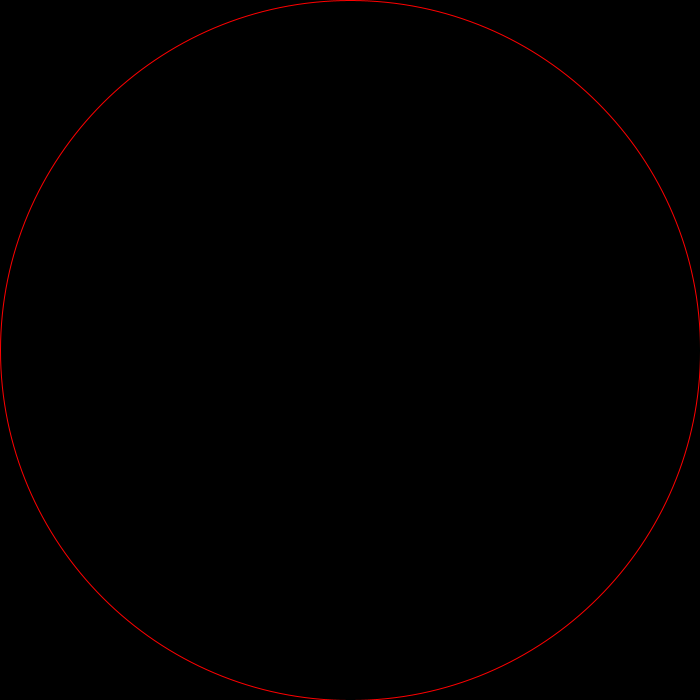
Frame 1 (no input)
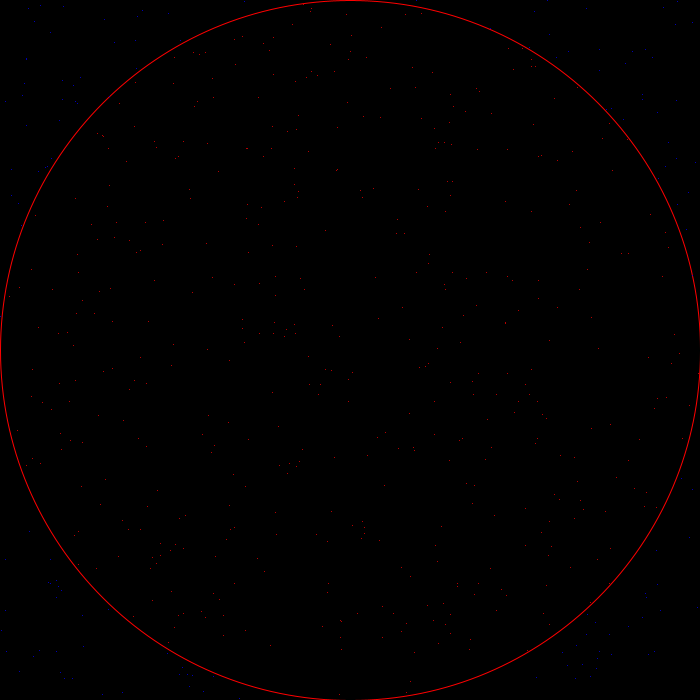
Frame 60 (the mouse pressed at the canvas centre just before this capture)
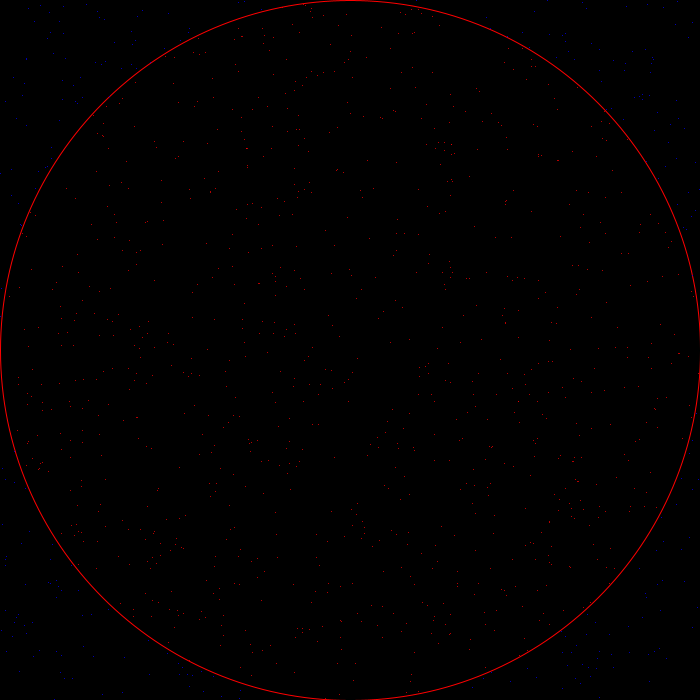
Frame 120 (the mouse held since frame 60 and released just before this capture)

The Processing sketch that drew these frames (run headless with seeded random() and noise(); from frame 60 on, the mouse is pressed at the canvas centre):

// Processing sketch: monteCarloThing
// ── monteCarloThing.pde
ArrayList<Integer> xcomponent;
ArrayList<Integer> ycomponent;

long numerator = 0;
long denominator = 0;
long iterations = 0;

void setup() {
  size(700,700);
  xcomponent = new ArrayList<Integer>();
  ycomponent = new ArrayList<Integer>();
}

void draw() {
  background(0);
  stroke(255,0,0);
  noFill();
  circle(width/2, height/2, 700);
  drawPoints();
  createPoint(10);
  calcPi();
  iterations++;
}

void createPoint(int limit) {
  int n = 0;
  while (n < limit) {
    int x = (int) random(0,width);
    int y = (int) random(0,height);
    xcomponent.add(x);
    ycomponent.add(y);
    n++;
  }
  for (int i = 0; i < xcomponent.size(); i++) {
    if (dist(xcomponent.get(i),ycomponent.get(i),width/2,height/2) <= 700/2) {
      numerator++;
    }
    else {
      denominator++;
    }
  }
}

double calcPi() {
  double pi;
  long total = numerator + denominator;
  if (denominator != 0) {
    pi = 4 * ((double) numerator/total);
    println(pi, total, iterations);
  }
  else {
    pi = 1;
  }
  return pi;
}

void drawPoints() {
  for (int i = 0; i < xcomponent.size(); i++) {
    if (dist(xcomponent.get(i),ycomponent.get(i),width/2,height/2) <= 700/2) {
      stroke(255,0,0);
    }
    else {
      stroke(0,0,255);
    }
    point(xcomponent.get(i),ycomponent.get(i));
  }
}
